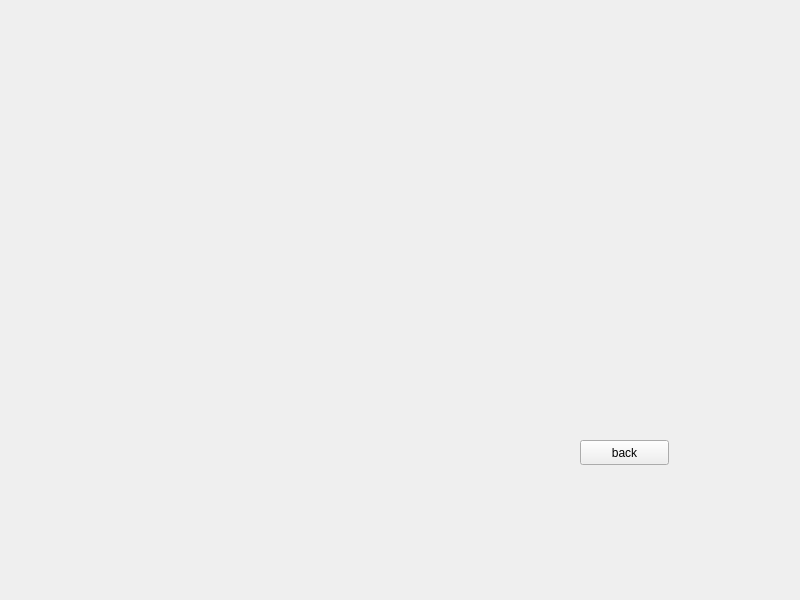
<?xml version="1.0" encoding="UTF-8"?>
<ui version="4.0">
 <class>Base_info</class>
 <widget class="QWidget" name="Base_info">
  <property name="geometry">
   <rect>
    <x>0</x>
    <y>0</y>
    <width>800</width>
    <height>600</height>
   </rect>
  </property>
  <property name="windowTitle">
   <string>Form</string>
  </property>
  <widget class="QPushButton" name="pushButton_back_to_admin">
   <property name="geometry">
    <rect>
     <x>580</x>
     <y>440</y>
     <width>89</width>
     <height>25</height>
    </rect>
   </property>
   <property name="text">
    <string>back</string>
   </property>
  </widget>
 </widget>
 <resources/>
 <connections/>
</ui>
